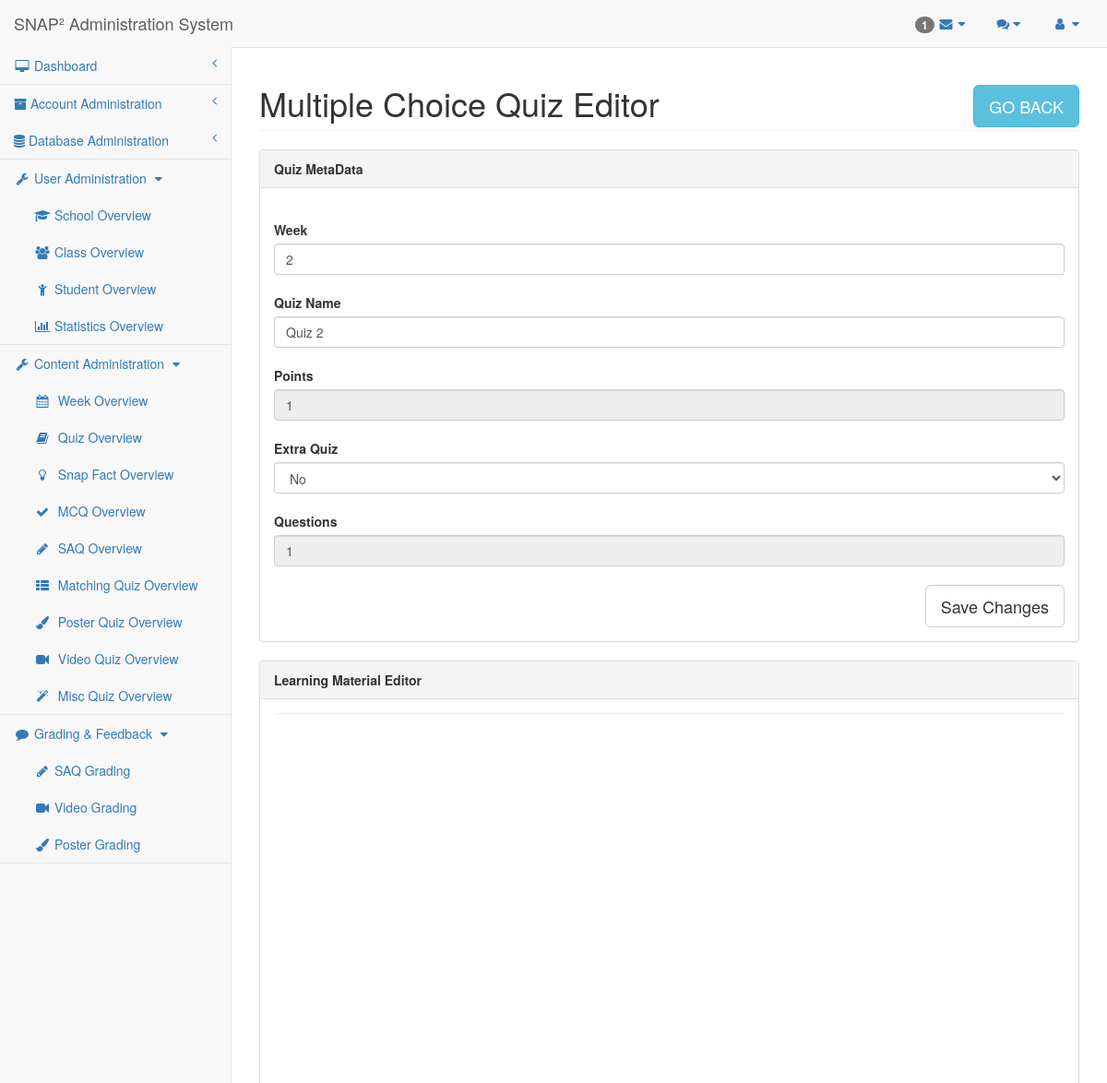
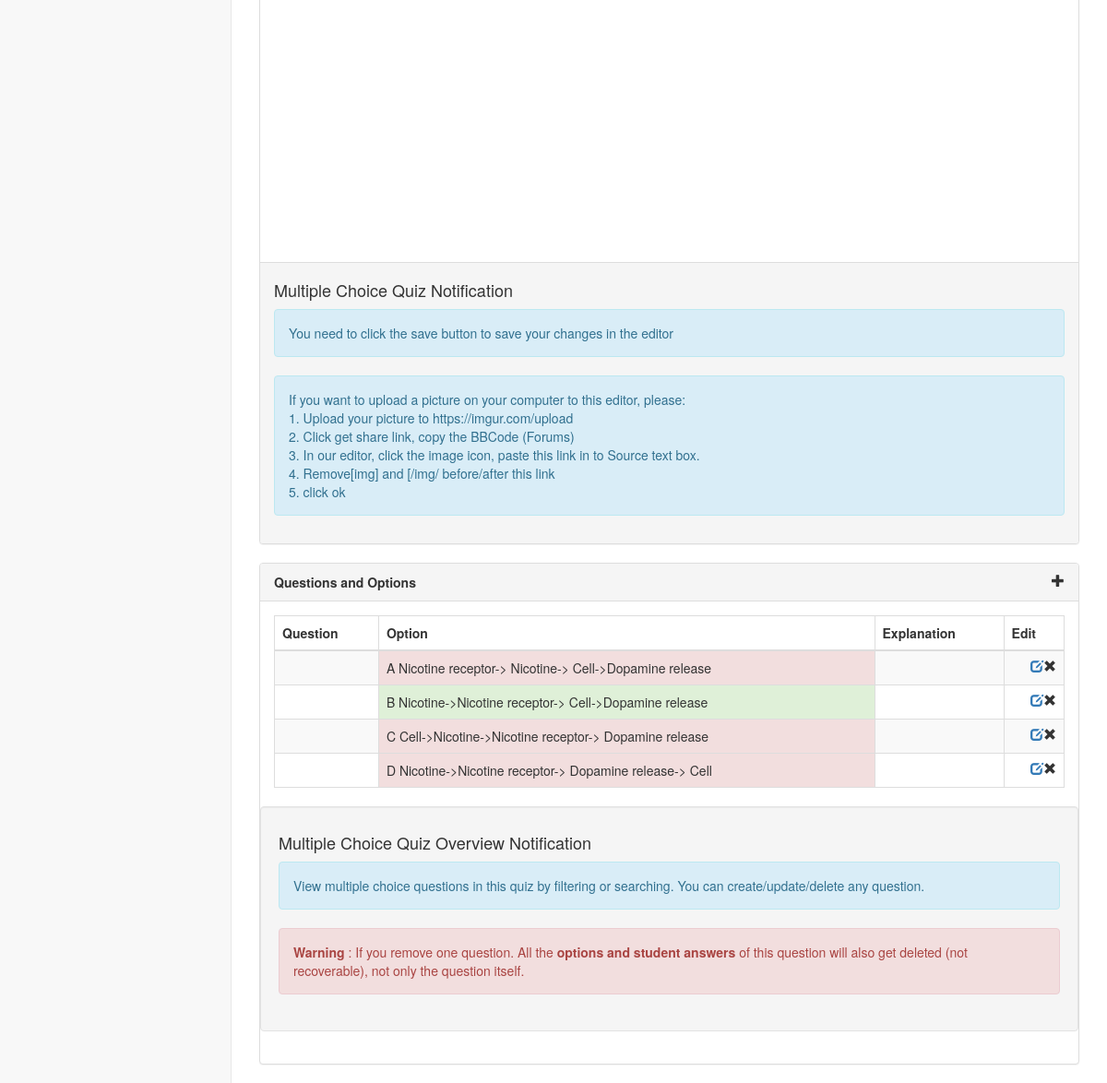
The app's page /researcher/mcq-editor.php?quizID=13 (signed in) with its own data (2 pictures, top to bottom).
### tables this page shows
CREATE TABLE `quiz` (
  `QuizID` mediumint(9) NOT NULL AUTO_INCREMENT,
  `Week` mediumint(9) DEFAULT NULL,
  `QuizType` enum('SAQ','MCQ','Matching','Poster','Misc') DEFAULT NULL,
  `ExtraQuiz` tinyint(1) DEFAULT 0,
  `TopicID` mediumint(9) DEFAULT NULL,
  `QuizName` text DEFAULT NULL,
  PRIMARY KEY (`QuizID`),
  KEY `Quiz_TopicID_FK` (`TopicID`),
  CONSTRAINT `Quiz_TopicID_FK` FOREIGN KEY (`TopicID`) REFERENCES `topic` (`TopicID`) ON DELETE CASCADE ON UPDATE CASCADE
);

CREATE TABLE `mcq_section` (
  `QuizID` mediumint(9) NOT NULL DEFAULT 0,
  `Points` mediumint(9) DEFAULT 0,
  PRIMARY KEY (`QuizID`),
  CONSTRAINT `MCQ_Section_QuizID_FK` FOREIGN KEY (`QuizID`) REFERENCES `quiz` (`QuizID`) ON DELETE CASCADE ON UPDATE CASCADE
);

CREATE TABLE `mcq_option` (
  `OptionID` mediumint(9) NOT NULL AUTO_INCREMENT,
  `Content` text DEFAULT NULL,
  `Explanation` text DEFAULT NULL,
  `MCQID` mediumint(9) DEFAULT NULL,
  PRIMARY KEY (`OptionID`),
  KEY `MCQ_Option_MCQID_FK` (`MCQID`),
  CONSTRAINT `MCQ_Option_MCQID_FK` FOREIGN KEY (`MCQID`) REFERENCES `mcq_question` (`MCQID`) ON DELETE CASCADE ON UPDATE CASCADE
);

### mysql-lib.php (called while the page is built, shortened)
<?php
function getMCQQuestions(PDO $conn, $quizID)
{
    $mcqQuesSql = "SELECT *
                    FROM MCQ_Section NATURAL JOIN MCQ_Question
                    LEFT JOIN MCQ_Option USING (MCQID)
                    WHERE QuizID = ?
                    ORDER BY MCQID";
    $mcqQuesQuery = $conn->prepare($mcqQuesSql);
    $mcqQuesQuery->execute(array($quizID));
    $mcqQuesResult = $mcqQuesQuery->fetchAll(PDO::FETCH_OBJ);
    return $mcqQuesResult;
}
function getMCQQuiz(PDO $conn, $quizID)
{
    $quizSql = "SELECT *, COUNT(MCQID) AS Questions
                   FROM Quiz NATURAL JOIN Topic NATURAL JOIN MCQ_Section LEFT JOIN MCQ_Question USING (QuizID) WHERE QuizID = ? GROUP BY QuizID";
    $quizQuery = $conn->prepare($quizSql);
    $quizQuery->execute(array($quizID));
    $quizResult = $quizQuery->fetch(PDO::FETCH_OBJ);
    return $quizResult;
}

### researcher/mcq-editor.php (the view, shortened to what this page needs)
<?php
require_once("../mysql-lib.php");
require_once("researcher-lib.php");
$columnName = array('MCQID', 'Question', 'Option', 'Explanation', 'Edit');
try {
    $conn = db_connect();
} catch (Exception $e) {
    debug_err($e);
}
try {
    if (isset($_GET['quizID'])) {
        $quizID = $_GET['quizID'];
        $quizResult = getMCQQuiz($conn, $quizID);
        $mcqQuesResult = getMCQQuestions($conn, $quizID);
        $phpSelf = $pageName . '.php?quizID=' . $quizID;
    }
} catch (Exception $e) {
    debug_err($e);
}
?>
<!DOCTYPE html>
<html lang="en">
<?php require_once('header-lib.php'); ?>
<body>
<div id="wrapper">
    <?php require_once('navigation.php'); ?>
    <div id="page-wrapper">
        <div class="row">
            <div class="col-lg-12">
                <h1 class="page-header">Multiple Choice Quiz Editor
                    <button type="button" class="btn btn-lg btn-info pull-right"
                            onclick="goBack()">GO BACK
                    </button>
                </h1>
            </div>
        </div>
        <div class="row">
            <div class="col-lg-12">
                <div class="panel panel-default">
                    <div class="panel-heading">
                        Quiz MetaData
                    </div>
                    <div class="panel-body">
                        <form id="metadata-submission" method="post" action="<?php echo $phpSelf; ?>">
                            <br>
                            <label for="Week">Week</label>
                            <input type="text" class="form-control" id="Week" name="week"
                                   placeholder="Input Week Number" value="<?php echo $quizResult->Week; ?>">
                            <br>
                            <label for="QuizName">Quiz Name</label>
                            <input type="text" class="form-control" id="QuizName" name="QuizName"
                                   placeholder="Input Quiz Name" value="<?php echo $quizResult->QuizName; ?>">
                            <br>
                            <label for="Points">Points</label>
                            <input type="text" class="form-control" id="Points" name="points" placeholder="Input Points"
                                   value="<?php echo $quizResult->Points; ?>" disabled>
                            <br>
                            <label for='ExtraQuiz'>Extra Quiz</label>
                            <select class="form-control" id="ExtraQuiz" form="metadata-submission" name="ExtraQuiz"
                                    required>
                                <option value="0" <?php if ($quizResult->ExtraQuiz == 0) echo 'selected';?> >No</option>
                            </select>
                            <br>
                            <label for="Questions">Questions</label>
                            <input type="text" class="form-control" id="Questions" name="questions"
                                   value="<?php echo $quizResult->Questions; ?>" disabled>
                            <br>
                        </form>
                        <button type="button" class="btn btn-default btn-lg text-center pull-right" id="metadata-save">Save Changes</button>
                    </div>
                </div>
                <?php require_once('learning-material-editor-iframe.php'); ?>
                <div class="panel panel-default">
                    <div class="panel-heading">
                        Questions and Options
                        <span class="glyphicon glyphicon-plus pull-right" data-toggle="modal"
                              data-target="#dialog"></span>
                    </div>
                    <div class="panel-body">
                        <div class="dataTable_wrapper">
                            <table class="table table-striped table-bordered table-hover" id="datatables">
                                <?php require_once('table-head.php'); ?>
                                <tbody>
                                <?php for ($i = 0; $i < count($mcqQuesResult); $i++) { ?>
                                    <tr class="<?php
                                    if($mcqQuesResult[$i]->CorrectChoice==null) {
                                        echo ' alert-danger';
                                    } ?>"
                                    >
                                        <td><?php echo $mcqQuesResult[$i]->$columnName[1] ?>
                                        </td>
                                        <td class="<?php if ($mcqQuesResult[$i]->OptionID == $mcqQuesResult[$i]->CorrectChoice
                                            && $mcqQuesResult[$i]->CorrectChoice!=null) {
                                            echo 'bg-success';
                                        } else {
                                            echo 'bg-danger';
                                        } ?>">
                                            <?php echo $mcqQuesResult[$i]->Content; ?>
                                        </td>
                                        <td><?php echo $mcqQuesResult[$i]->$columnName[3] ?></td>
                                        <td>
                                            <span class="glyphicon glyphicon-remove pull-right "
                                                  aria-hidden="true"></span>
                                            <a href="mcq-option-editor.php?quizID=<?php echo $quizID ?>&mcqID=<?php echo $mcqQuesResult[$i]->$columnName[0]; ?>">
                                                <span class="glyphicon glyphicon-edit pull-right"
                                                      aria-hidden="true"></span></a>
                                        </td>
                                    </tr>
                                <?php } ?>
                                </tbody>
                            </table>
                        </div>
                        <div class="well row">
                            <h4>Multiple Choice Quiz Overview Notification</h4>
                            <div class="alert alert-info">
                                <p>View multiple choice questions in this quiz by filtering or searching. You can
                                    create/update/delete any question.</p>
                            </div>
                            <div class="alert alert-danger">
                                <p><strong>Warning</strong> : If you remove one question. All the <strong>options and
                                        student answers</strong> of this question will also get deleted (not
                                    recoverable), not only the question itself.</p>
                            </div>
                        </div>
                    </div>
                </div>
            </div>
        </div>
    </div>
</div>
<?php require_once('sb-admin-lib.php'); ?>
</body>
</html>

### sb-admin/css/sb-admin-2.css (style rules this page uses)
body { background-color: #f8f8f8; }
#wrapper { width: 100%; }
#page-wrapper { padding: 0 15px; min-height: 568px; background-color: #fff; }
@media (min-width:768px) { #page-wrapper { position: inherit; margin: 0 0 0 250px; padding: 0 30px; border-left: 1px solid #e7e7e7; } }

### researcher/header-lib.php (style rules this page uses)
.panel-heading { font-weight: bold; }

### records on screen
quiz: week "2", QuizName "Quiz 2", points "1", ExtraQuiz "No"
mcq_option: Content "A Nicotine receptor-> Nicotine-> Cell->Dopamine release"
mcq_option: Content "B Nicotine->Nicotine receptor-> Cell->Dopamine release"
mcq_option: Content "C Cell->Nicotine->Nicotine receptor-> Dopamine release"
mcq_option: Content "D Nicotine->Nicotine receptor-> Dopamine release-> Cell"

### other values on screen
count($unreadComments) "1"
$userAdminPageArr[$i] "School"
$userAdminPageArr[$i] "Class"
$userAdminPageArr[$i] "Student"
$userAdminPageArr[$i] "Statistics"
$contentAdminPageArr[$i] "Week"
$contentAdminPageArr[$i] "Quiz"
$contentAdminPageArr[$i] "Snap Fact"
$contentAdminPageArr[$i] "MCQ"
$contentAdminPageArr[$i] "SAQ"
$contentAdminPageArr[$i] "Matching"
$contentAdminPageArr[$i] "Poster"
$contentAdminPageArr[$i] "Video"
$contentAdminPageArr[$i] "Misc"
$gradingPageArr[$i] "SAQ Grading"
